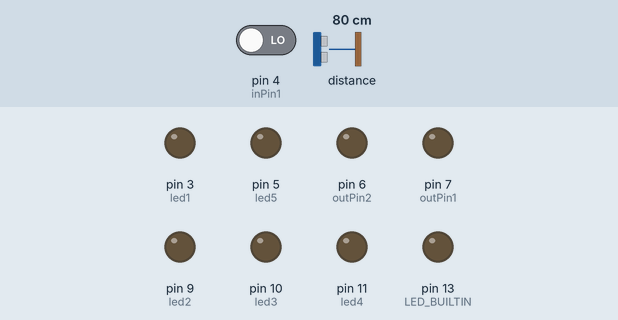
The sketch below on a simulated Arduino Uno, built with avr-gcc and run on an emulated ATmega328P. Parts: output pins drawn as LEDs (lit = HIGH). Inputs (shaded band) come from the test bench; at power-on: distance to the obstacle 80 cm, pin 4 (inPin1) LOW. What the sketch prints to the serial monitor is not drawn.

Above: at 1.2 s.
1.3 s: distance to the obstacle set to 77 cm
At 2.1 s:
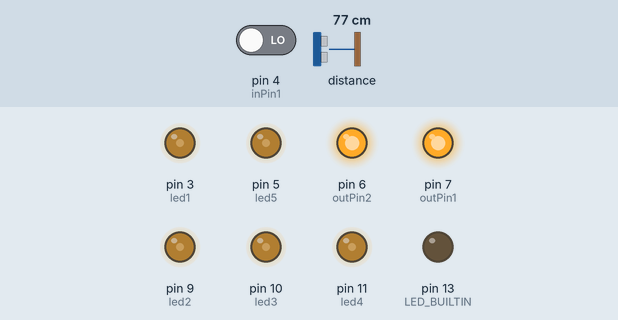
4.3 s: pin 4 (inPin1) driven HIGH
At 5.75 s:
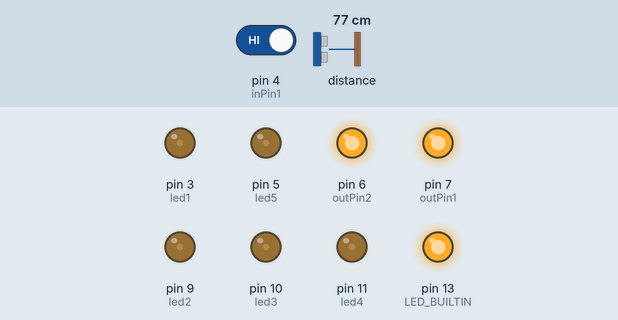
7.3 s: distance to the obstacle set to 120 cm
At 8.8 s:
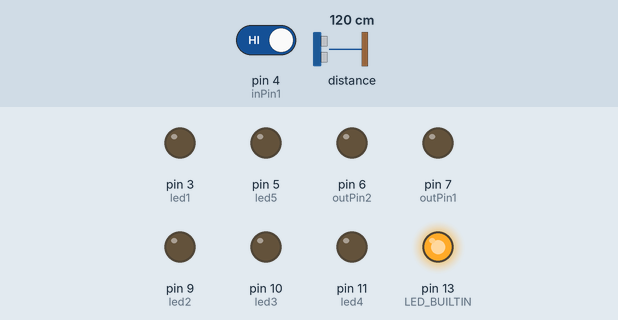
9.1 s: distance to the obstacle set to 2 cm
At 9.61 s:
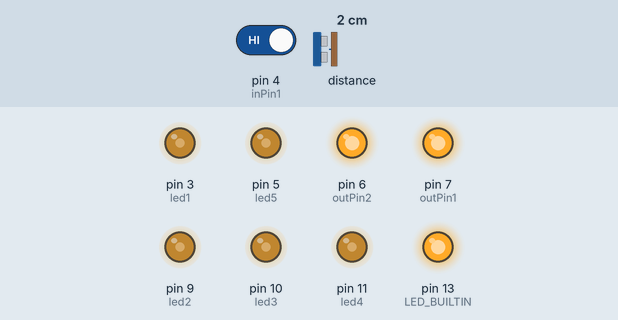
12.1 s: distance to the obstacle set to 250 cm
At 13.8 s:
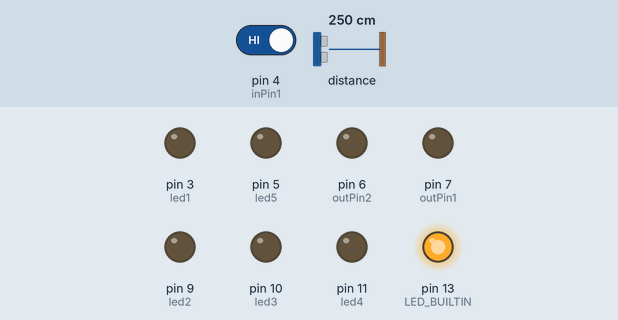
Timing chart, 0 to 14.9 s (numbered marks = the images above; inputs shaded):
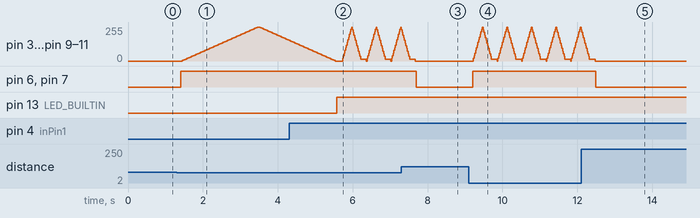

The sketch:

Lumina_AllPWM.ino
```cpp
#include "Adafruit_VL53L0X.h"

Adafruit_VL53L0X lox = Adafruit_VL53L0X();

const int outPin1 = 7;
const int inPin1 = 4;
const int outPin2 = 6;
const int inPin2 = 2;

int pinVal1 = 0;
int lastPinVal1 = 1;
int pinVal2 = 0;
int lastPinVal2 = 1;

const int led1 = 3;
const int led2 = 9;
const int led3 = 10;
const int led4 = 11;
const int led5 = 5;

bool Normal = false;
bool Comm = false;

void setup() {
  Serial.begin(115200);

  pinMode (LED_BUILTIN, OUTPUT);
  pinMode (outPin1, OUTPUT);
  pinMode(inPin1, INPUT);
  pinMode (outPin2, OUTPUT);
  pinMode(inPin2, INPUT);

  pinMode (led1, OUTPUT);
  pinMode (led2, OUTPUT);
  pinMode (led3, OUTPUT);
  pinMode (led4, OUTPUT);
  pinMode (led5, OUTPUT);

  // wait until serial port opens for native USB devices
  while (! Serial) {
    delay(1);
  }

  //Serial.println("Adafruit VL53L0X test");
  if (!lox.begin()) {
   // Serial.println(F("Failed to boot VL53L0X"));
    while (1);
  }
  // power
 // Serial.println(F("VL53L0X API Simple Ranging example\n\n"));
}


void loop() {
  VL53L0X_RangingMeasurementData_t measure;

//  Serial.print("Reading a measurement... ");
  lox.rangingTest(&measure, false); // pass in 'true' to get debug data printout!

  if (measure.RangeStatus != 4 && measure.RangeMilliMeter < 800) {  // phase failures have incorrect data
//    Serial.println("Distance (mm): ");
//    Serial.println(measure.RangeMilliMeter);
    outputOn();

    if (measure.RangeStatus != 4) {  // phase failures have incorrect data
    Normal = true;
    Serial.write("a");
    }

//    Serial.println ("Normal = ");
//    Serial.println (Normal);
//    Serial.println ("Communicating = ");
//    Serial.println (Communicating);

   if (Normal == true && Comm == true) {
      Communicating();
    }

    else if (Normal == true) {
      NormalBehaviour();
    }


  } else {
    Off();
    outputOff();
    Serial.write("b");
  }

  input();
  delay(100);

}

// OUTPUT ON FUNCTION
void outputOn () {
  digitalWrite(outPin1, HIGH);
  digitalWrite(outPin2, HIGH);
}

// OUTPUT OFF FUNCTION
void outputOff() {
  digitalWrite(outPin1, LOW);
  digitalWrite(outPin2, LOW);
}

// INPUT FUNCTION
void input () {
  pinVal1 = digitalRead(inPin1);
  if (lastPinVal1 != pinVal1) {
    digitalWrite(LED_BUILTIN, pinVal1);
    Serial.print(pinVal1);
    lastPinVal1 = pinVal1;

    if (pinVal1 == 1) {
    Comm = true;
    } else {
    Comm = false;
    }
  }

}

void NormalBehaviour() {
  // fade in from min to max in increments of 5 points:

  for (int fadeValue = 0 ; fadeValue <= 255; fadeValue += 5) {
    // sets the value (range from 0 to 255):
    analogWrite(led1, fadeValue);
    analogWrite(led2, fadeValue);
    analogWrite(led3, fadeValue);
    analogWrite(led4, fadeValue);
    analogWrite(led5, fadeValue);
    // wait for 30 milliseconds to see the dimming effect
    delay(40);
  }

  // fade out from max to min in increments of 5 points:
  for (int fadeValue = 255 ; fadeValue >= 0; fadeValue -= 5) {
    // sets the value (range from 0 to 255):
    analogWrite(led1, fadeValue);
    analogWrite(led2, fadeValue);
    analogWrite(led3, fadeValue);
    analogWrite(led4, fadeValue);
    analogWrite(led5, fadeValue);
    // wait for 30 milliseconds to see the dimming effect
    delay(40);
  }
}

void Communicating() {
    for (int fadeValueOne = 0 ; fadeValueOne <= 255; fadeValueOne += 20) {
    // sets the value (range from 0 to 255):

    analogWrite(led1, fadeValueOne);
    analogWrite(led2, fadeValueOne);
    analogWrite(led3, fadeValueOne);
    analogWrite(led4, fadeValueOne);
    analogWrite(led5, fadeValueOne);
    // wait for 30 milliseconds to see the dimming effect
    delay(20);
  }

  // fade out from max to min in increments of 5 points:
  for (int fadeValueOne = 255 ; fadeValueOne >= 0; fadeValueOne -= 20) {
    // sets the value (range from 0 to 255):

    analogWrite(led1, fadeValueOne);
    analogWrite(led2, fadeValueOne);
    analogWrite(led3, fadeValueOne);
    analogWrite(led4, fadeValueOne);
    analogWrite(led5, fadeValueOne);
    // wait for 30 milliseconds to see the dimming effect
    delay(20);
  }
}


void Off() {

  digitalWrite(led1, LOW);
  digitalWrite(led2, LOW);
  digitalWrite(led3, LOW);
  digitalWrite(led4, LOW);
  digitalWrite(led5, LOW);
  delay(20);
}
```

Measured:
- the behaviour switches between 80 and 79 cm on distance to the obstacle (found by bisection; images 0 and 1)
- after the input at 1.3 s, pin 3 (led1), pin 5 (led5), pin 9 (led2), pin 10 (led3), pin 11 (led4): rises from 0/255 to 255/255 in 2.0 s, then falls to 155/255 in 0.84 s; pin 6 (outPin2), pin 7 (outPin1): LOW → HIGH after 0.11 s
- after the input at 4.3 s, pin 13 (LED_BUILTIN): LOW → HIGH after 1.3 s
- after the input at 7.3 s, pin 3 (led1), pin 5 (led5), pin 9 (led2), pin 10 (led3), pin 11 (led4): goes on until 7.7 s, then stays 0/255; pin 6 (outPin2), pin 7 (outPin1): HIGH → LOW after 0.39 s
- after the input at 12.1 s, pin 3 (led1): goes on until 12.5 s, then stays 0/255; pin 6 (outPin2), pin 7 (outPin1): HIGH → LOW after 0.39 s
